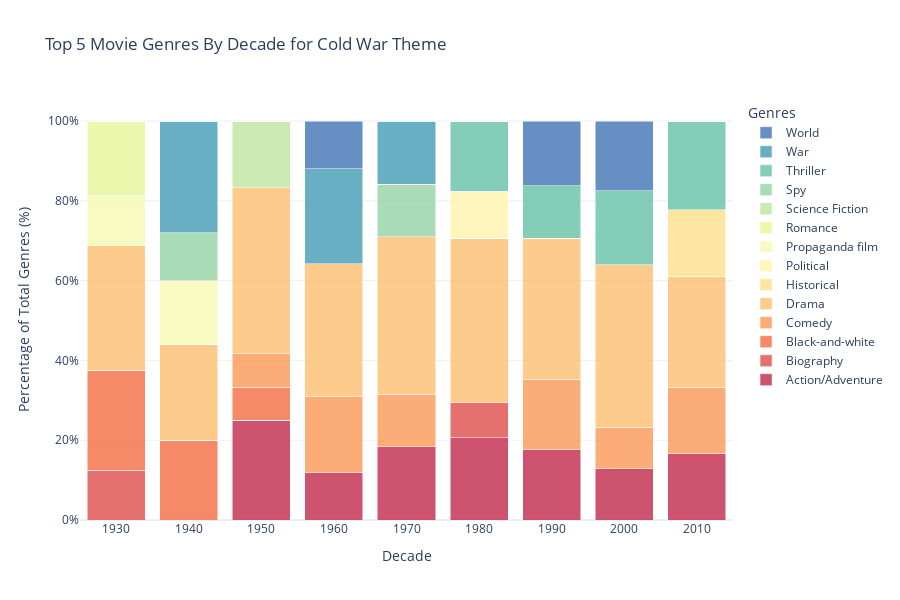

Source (notebook cell):
### Markdown cell above
Top 5 movies genres:
- Drama: Shows messy conflicts and personal struggles of that time
- Action Adventure: Action, conflicts and tensions of that time
- War
- Thriller: Espionage, intrigues
- Comedy: satire, dark-humor

### Code cell
plot_top_genres_by_decade(df_plot, theme, x=5)

### Figure 1 — Plotly figure (JSON) as saved in the notebook; plotly's stock layout.template omitted (floating-point values rounded to 4 significant figures)
{"data": [{"marker": {"color": "rgba(194, 41, 74, 0.8)"}, "name": "Action/Adventure", "type": "bar", "x": [1930, 1940, 1950, 1960, 1970, 1980, 1990, 2000, 2010], "y": [0, 0, 25, 11.9, 18.42, 20.59, 17.65, 12.79, 16.67]}, {"marker": {"color": "rgba(223, 77, 75, 0.8)"}, "name": "Biography", "type": "bar", "x": [1930, 1940, 1950, 1960, 1970, 1980, 1990, 2000, 2010], "y": [12.5, 0, 0, 0, 0, 8.824, 0, 0, 0]}, {"marker": {"color": "rgba(244, 109, 67, 0.8)"}, "name": "Black-and-white", "type": "bar", "x": [1930, 1940, 1950, 1960, 1970, 1980, 1990, 2000, 2010], "y": [25, 20, 8.333, 0, 0, 0, 0, 0, 0]}, {"marker": {"color": "rgba(250, 152, 86, 0.8)"}, "name": "Comedy", "type": "bar", "x": [1930, 1940, 1950, 1960, 1970, 1980, 1990, 2000, 2010], "y": [0, 0, 8.333, 19.05, 13.16, 0, 17.65, 10.47, 16.67]}, {"marker": {"color": "rgba(253, 190, 110, 0.8)"}, "name": "Drama", "type": "bar", "x": [1930, 1940, 1950, 1960, 1970, 1980, 1990, 2000, 2010], "y": [31.25, 24, 41.67, 33.33, 39.47, 41.18, 35.29, 40.7, 27.78]}, {"marker": {"color": "rgba(254, 224, 139, 0.8)"}, "name": "Historical", "type": "bar", "x": [1930, 1940, 1950, 1960, 1970, 1980, 1990, 2000, 2010], "y": [0, 0, 0, 0, 0, 0, 0, 0, 16.67]}, {"marker": {"color": "rgba(254, 244, 173, 0.8)"}, "name": "Political", "type": "bar", "x": [1930, 1940, 1950, 1960, 1970, 1980, 1990, 2000, 2010], "y": [0, 0, 0, 0, 0, 11.76, 0, 0, 0]}, {"marker": {"color": "rgba(246, 251, 178, 0.8)"}, "name": "Propaganda film", "type": "bar", "x": [1930, 1940, 1950, 1960, 1970, 1980, 1990, 2000, 2010], "y": [12.5, 16, 0, 0, 0, 0, 0, 0, 0]}, {"marker": {"color": "rgba(230, 245, 152, 0.8)"}, "name": "Romance", "type": "bar", "x": [1930, 1940, 1950, 1960, 1970, 1980, 1990, 2000, 2010], "y": [18.75, 0, 0, 0, 0, 0, 0, 0, 0]}, {"marker": {"color": "rgba(190, 229, 160, 0.8)"}, "name": "Science Fiction", "type": "bar", "x": [1930, 1940, 1950, 1960, 1970, 1980, 1990, 2000, 2010], "y": [0, 0, 16.67, 0, 0, 0, 0, 0, 0]}, {"marker": {"color": "rgba(148, 212, 164, 0.8)"}, "name": "Spy", "type": "bar", "x": [1930, 1940, 1950, 1960, 1970, 1980, 1990, 2000, 2010], "y": [0, 12, 0, 0, 13.16, 0, 0, 0, 0]}, {"marker": {"color": "rgba(102, 194, 165, 0.8)"}, "name": "Thriller", "type": "bar", "x": [1930, 1940, 1950, 1960, 1970, 1980, 1990, 2000, 2010], "y": [0, 0, 0, 0, 0, 17.65, 13.24, 18.6, 22.22]}, {"marker": {"color": "rgba(67, 155, 181, 0.8)"}, "name": "War", "type": "bar", "x": [1930, 1940, 1950, 1960, 1970, 1980, 1990, 2000, 2010], "y": [0, 28.0, 0, 23.81, 15.79, 0, 0, 0, 0]}, {"marker": {"color": "rgba(64, 117, 180, 0.8)"}, "name": "World", "type": "bar", "x": [1930, 1940, 1950, 1960, 1970, 1980, 1990, 2000, 2010], "y": [0, 0, 0, 11.9, 0, 0, 16.18, 17.44, 0]}], "layout": {"barmode": "stack", "height": 600, "legend": {"title": {"text": "Genres"}}, "title": {"text": "Top 5 Movie Genres By Decade for Cold War Theme"}, "width": 900, "xaxis": {"title": {"text": "Decade"}}, "yaxis": {"ticksuffix": "%", "title": {"text": "Percentage of Total Genres (%)"}}}}
